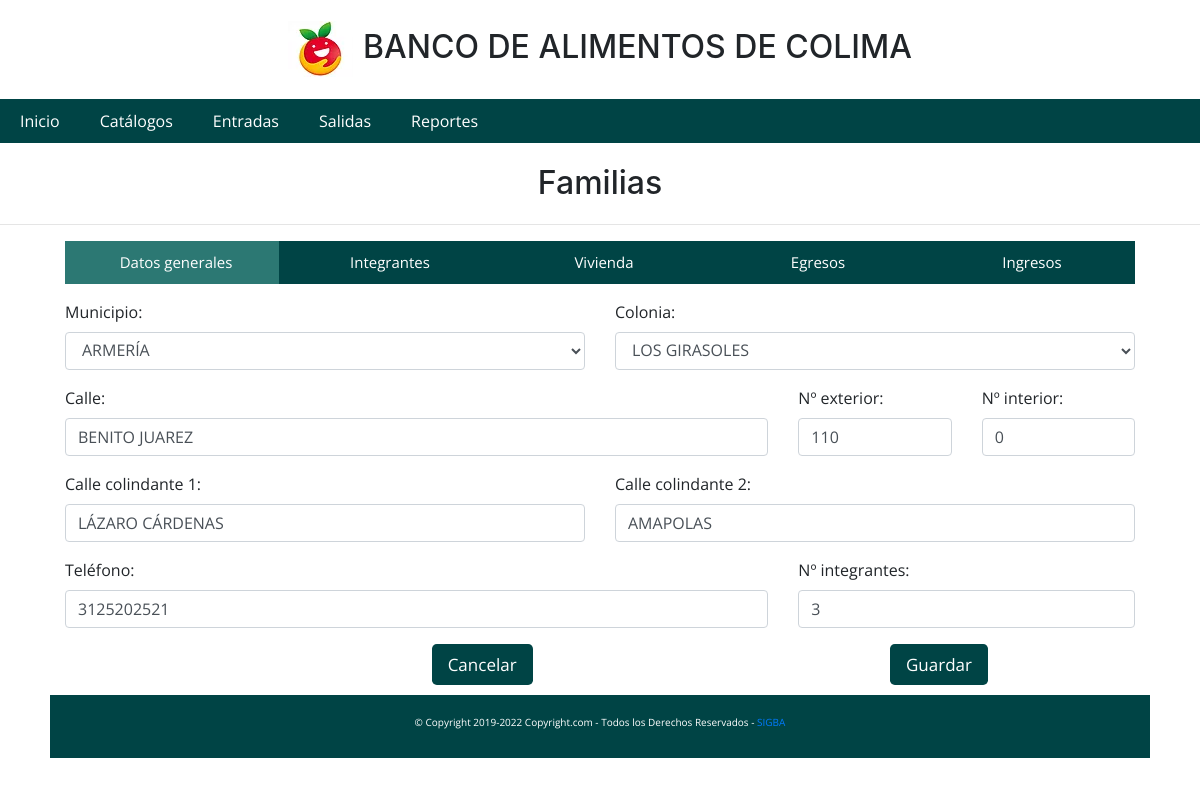
/catalogos/familiasupdate.php?idfamilia=114, run on the app's committed database.
### tables this page shows
CREATE TABLE `familias` (
  `id` int(11) NOT NULL,
  `calle` varchar(100) DEFAULT NULL,
  `telefono` varchar(10) DEFAULT '',
  `colonia` int(11) DEFAULT NULL,
  `municipio` int(11) DEFAULT NULL,
  `integrantes` varchar(50) DEFAULT '',
  `ingresototal` double(10,2) DEFAULT NULL,
  `num_Interno` varchar(50) DEFAULT NULL,
  `num_Externo` varchar(50) DEFAULT NULL,
  `calle_col1` varchar(50) DEFAULT NULL,
  `calle_col2` varchar(50) DEFAULT NULL,
  `estatus` int(11) NOT NULL
);

CREATE TABLE `municipios` (
  `id` int(11) NOT NULL,
  `nombre` varchar(100) DEFAULT NULL
);

CREATE TABLE `colonias` (
  `id` int(11) NOT NULL,
  `fk_municipio` int(11) DEFAULT NULL,
  `nombre` varchar(100) DEFAULT NULL
);

### catalogos/familiasupdate.php (the view, shortened to what this page needs)
<!DOCTYPE html>
<html lang="en">
<head>
    <link rel="stylesheet" href="../Frameworks/css/estilo.css">
</head>
<body>
    <h1 class="titulo">Familias</h1>
    <hr>
    <div class="tabla-lg">
        <div class="container">
            <div class="row">
                <div class="col-12">
                    <div class="navmenu">
                        <ul class="tabs">
                            <li><a href="#tab1"><span class="fa fa-home"></span><span class="tab-text">Datos
                                        generales</span></a>
                            </li>
                            <li><a href="#tab2"><span class="fa fa-briefcase"></span><span
                                        class="tab-text">Integrantes</span></a>
                            </li>
                            <li><a href="#tab3"><span class="fa fa-group"></span><span
                                        class="tab-text">Vivienda</span></a>
                            </li>
                            <li><a href="#tab4"><span class="fa fa-bookmark"></span><span
                                        class="tab-text">Egresos</span></a>
                            </li>
                            <li><a href="#tab5"><span class="fa fa-briefcase"></span><span
                                        class="tab-text">Ingresos</span></a></li>
                        </ul>
                    </div>
                </div>
            </div>
            <div class="secciones">
                <?php
                $idfam = $_GET['idfamilia'];
                include('procesos/conexion.php');
                $sql = "SELECT * FROM familias where id = $idfam";
                $resultado = mysqli_query($conn,$sql);
                $rows = mysqli_fetch_array($resultado);
                ?>
                <div class="hide" id="tab1">
                    <form action="" id="familias_update">
                        <div class="row">
                            <div class="col-6">
                                <div class="form-group">
                                    <label for="">Municipio:</label>
                                    <?php include('procesos/conexion.php');
                                    $query = "SELECT * FROM municipios";
                                    $resultado = mysqli_query($conn,$query);
                                    ?>
                                    <select id="municipio" class="form-control" onchange="cambiarcolonias()" required>
                                        <?php  while ($municipios = mysqli_fetch_array($resultado)) { ?>
                                        <option value="<?=$municipios['id']?>"
                                            <?php if ($rows['municipio'] == $municipios['id']) { echo "selected";}?>>
                                            <?=$municipios['nombre']?></option>
                                        <?php }?>
                                    </select>
                                </div>
                            </div>
                            <div class="col-6">
                                <div class="form-group">
                                    <label for="">Colonia:</label>
                                    <?php include('procesos/conexion.php');
                                    $idcol = $rows['municipio'];
                                    $queryc = "SELECT * FROM colonias where fk_municipio ='$idcol'";
                                    $resultadoc = mysqli_query($conn,$queryc);
                                    ?>
                                    <select id="colonia" class="form-control" required>
                                        <?php  while ($colonias = mysqli_fetch_array($resultadoc)) { ?>
                                        <option value="<?=$colonias['id']?>"
                                            <?php if ($rows['colonia'] == $colonias['id']) { echo "selected";}?>>
                                            <?=$colonias['nombre']?></option>
                                        <?php }?>
                                    </select>
                                </div>
                            </div>
                        </div>
                        <div class="row">
                            <div class="col-8">
                                <div class="form-group">
                                    <label for="">Calle:</label>
                                    <input type="text" id="calle" value="<?=$rows['calle']?>" class="form-control"
                                        required>
                                </div>
                            </div>
                            <div class="col-2">
                                <div class="form-group">
                                    <label for="">Nº exterior:</label>
                                    <input type="text" id="numext" value="<?=$rows['num_Externo']?>"
                                        class="form-control" required>
                                </div>
                            </div>
                            <div class="col-2">
                                <div class="form-group">
                                    <label for="">Nº interior:</label>
                                    <input type="text" id="numint" value="<?=$rows['num_Interno']?>"
                                        class="form-control" required>
                                </div>
                            </div>
                        </div>
                        <div class="row">
                            <div class="col-6">
                                <div class="form-group">
                                    <label for="">Calle colindante 1:</label>
                                    <input type="text" id="callecol1" value="<?=$rows['calle_col1']?>"
                                        class="form-control" required>
                                </div>
                            </div>
                            <div class="col-6">
                                <div class="form-group">
                                    <label for="">Calle colindante 2:</label>
                                    <input type="text" id="callecol2" value="<?=$rows['calle_col2']?>"
                                        class="form-control" required>
                                </div>
                            </div>
                        </div>
                        <div class="row">
                            <div class="col-8">
                                <div class="form-group">
                                    <label for="">Teléfono:</label>
                                    <input type="text" id="telefono" value="<?=$rows['telefono']?>" class="form-control"
                                        required>
                                </div>
                            </div>
                            <div class="col">
                                <div class="form-group">
                                    <label for="">Nº integrantes:</label>
                                    <input type="number" min="1" max="10" id="integrantes"
                                        value="<?=$rows['integrantes']?>" class="form-control" required>
                                </div>
                            </div>
                        </div>
                        <div class="row">
                            <div class="col-4"></div>
                            <div class="col-3">
                                <a href="familias.php" class="btn btn-lg btn-primary"
                                    title="Ir la página anterior">Cancelar</a>
                            </div>
                            <div class="col-2"></div>
                            <div class="col-3">
                                <button class="btn btn-lg btn-primary" type="submit">Guardar</button>
                            </div>
                        </div>
                    </form>
                </div>
            </div>
        </div>
</body>
</html>

### Frameworks/css/estilo.css (style rules this page uses)
* { margin: 0px; padding: 0px; font-family: "Open Sans", sans-serif; }
.tabla-lg { padding: 0px 50px 30px 50px; }
ul, ol { list-style: none; }
.nave > li { float: left; }
#navegacion { width: 100%; font-family: Arial, Helvetica, sans-serif; height: 44px; background-color: #004445; }
.nave li a { background-color: #004445; color: #fff; text-decoration: none; padding: 10px 20px; display: block; }
.titulo { text-align: center; }
.logo { padding-right: 10px; }
#footer { width: 100%; margin-top: 10px; text-align: center; color: #fff; background-color: #004445; font-size: 10px; padding: 20px 0 20px; margin-bottom: 0; }
li { list-style-type: none; }
.menu-pegajoso { z-index: 1000; width: 100%; position: sticky; top: 0; }
.btn { min-width: 40%; background-color: #004445; color: white; border: black; font-size: 17px; }
ul.tabs { width: 100%; background: #004445; list-style: none; display: flex; }
.navmenu > ul { justify-content: space-around; }
ul.tabs li { width: 100%; height: 42.5px; }
ul.tabs li a { color: #fff; text-decoration: none; font-size: 15px; text-align: center; display: block; padding: 10px 0px; }
.active { background: #2c7873; }
ul.tabs li a .tab-text { margin-left: 8px; }
.secciones { width: 100%; background: #fff; }

### data on the page
familias: municipio.nombre "ARMERÍA", colonia.nombre "LOS GIRASOLES", calle "BENITO JUAREZ", num_Externo "110", num_Interno "0", calle_col1 "LÁZARO CÁRDENAS", calle_col2 "AMAPOLAS", telefono "3125202521", integrantes "3"
